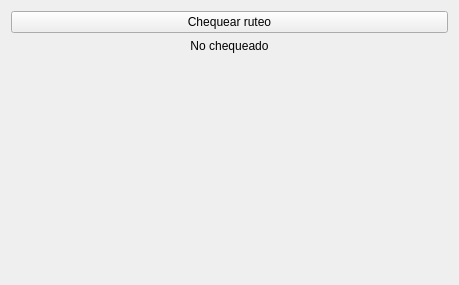
<?xml version="1.0" encoding="UTF-8"?>
<ui version="4.0">
 <class>Principal</class>
 <widget class="QWidget" name="Principal">
  <property name="geometry">
   <rect>
    <x>0</x>
    <y>0</y>
    <width>459</width>
    <height>285</height>
   </rect>
  </property>
  <property name="windowTitle">
   <string>Principal</string>
  </property>
  <layout class="QGridLayout" name="gridLayout">
   <item row="0" column="0">
    <widget class="QPushButton" name="pushButton">
     <property name="text">
      <string>Chequear ruteo</string>
     </property>
    </widget>
   </item>
   <item row="1" column="0">
    <widget class="QLabel" name="label">
     <property name="text">
      <string>No chequeado</string>
     </property>
     <property name="alignment">
      <set>Qt::AlignCenter</set>
     </property>
    </widget>
   </item>
   <item row="2" column="0">
    <spacer name="verticalSpacer">
     <property name="orientation">
      <enum>Qt::Vertical</enum>
     </property>
     <property name="sizeHint" stdset="0">
      <size>
       <width>20</width>
       <height>40</height>
      </size>
     </property>
    </spacer>
   </item>
  </layout>
 </widget>
 <layoutdefault spacing="6" margin="11"/>
 <resources/>
 <connections/>
</ui>
